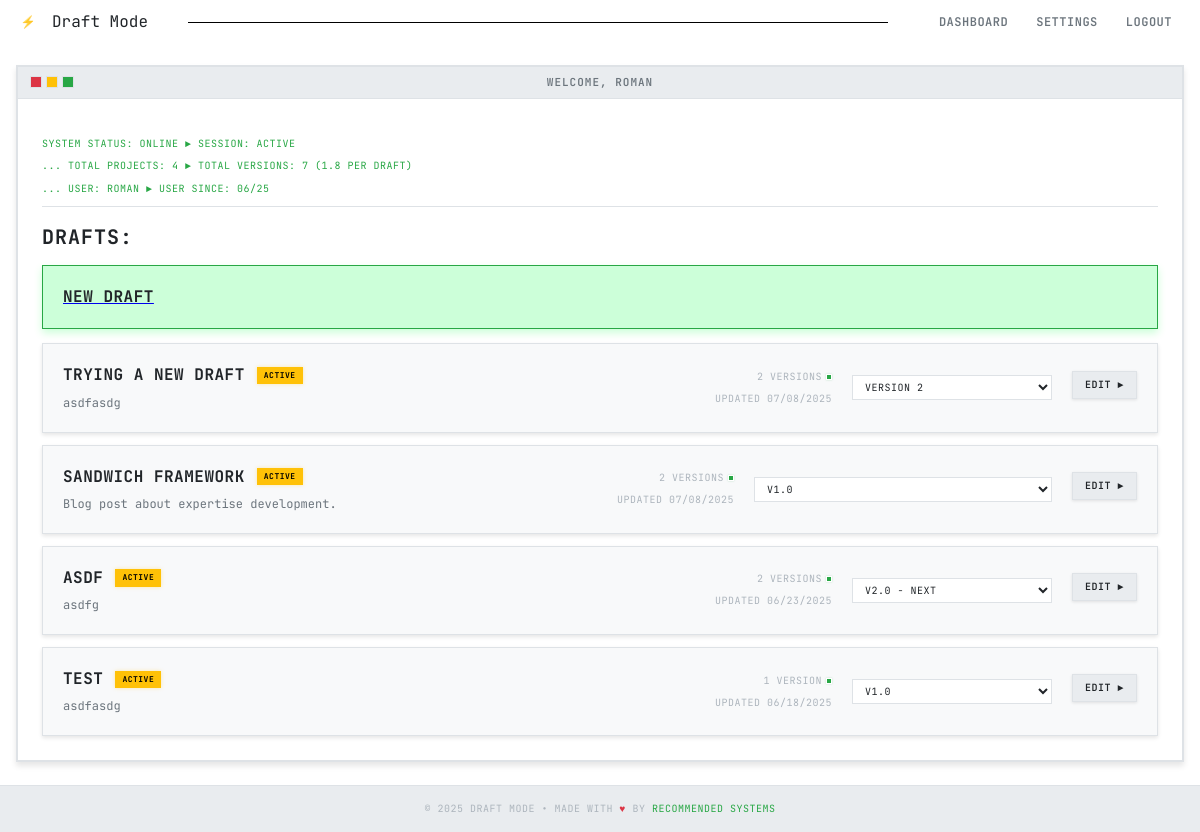
The page /dashboard (signed in) on the database as committed earlier.
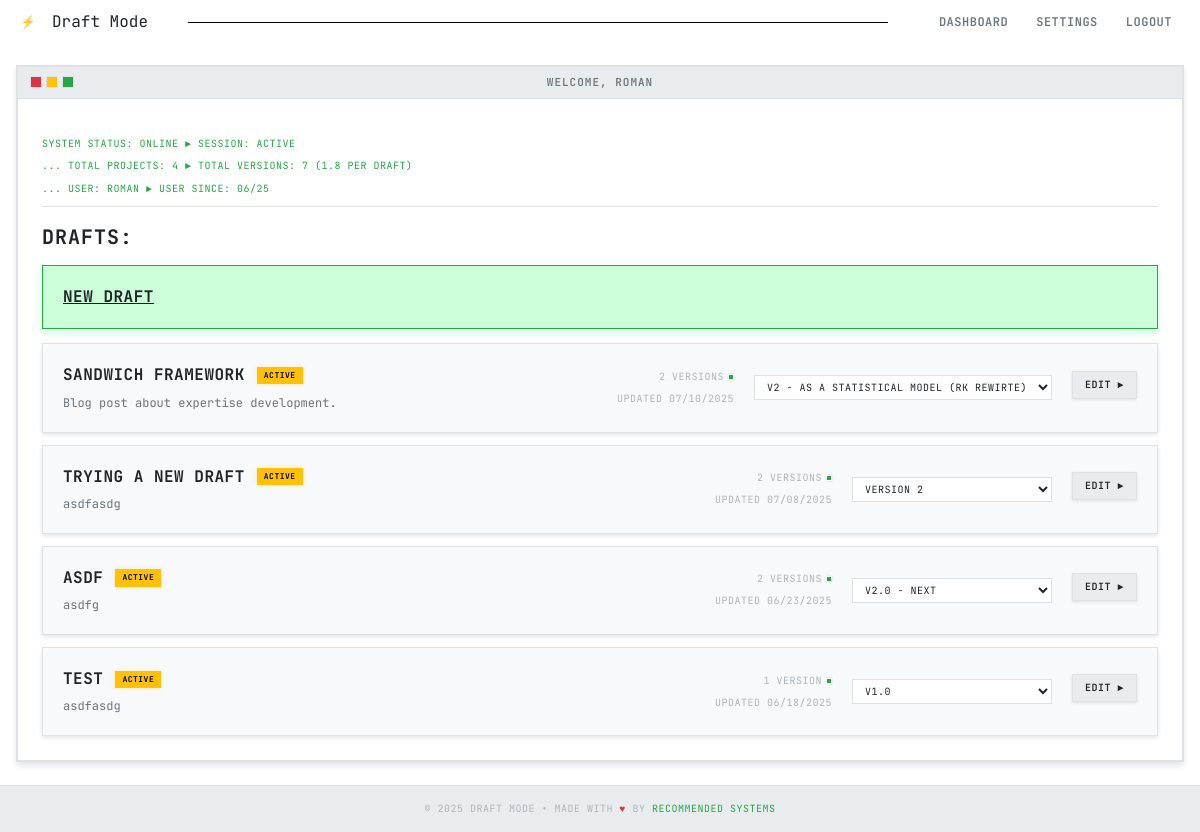
The same page on the database as committed later.
### models.py (models this page shows, shortened)
class User(db.Model):
    __tablename__ = 'users'
    id = db.Column(db.Integer, primary_key=True)
    name = db.Column(db.String(100), nullable=False)
    email = db.Column(db.String(120), unique=True, nullable=False, index=True)
    password_hash = db.Column(db.String(200), nullable=False)
    created_at = db.Column(db.DateTime, default=datetime.utcnow)
    updated_at = db.Column(db.DateTime, default=datetime.utcnow, onupdate=datetime.utcnow)
    blog_drafts = db.relationship('BlogDraft', backref='author', lazy=True, cascade='all, delete-orphan')
    @property
    def total_versions(self):
        return sum(len(draft.versions) for draft in self.blog_drafts)

class BlogDraft(db.Model):
    __tablename__ = 'blog_drafts'
    id = db.Column(db.Integer, primary_key=True)
    title = db.Column(db.String(200), nullable=False)
    description = db.Column(db.Text)
    user_id = db.Column(db.Integer, db.ForeignKey('users.id'), nullable=False)
    created_at = db.Column(db.DateTime, default=datetime.utcnow)
    updated_at = db.Column(db.DateTime, default=datetime.utcnow, onupdate=datetime.utcnow)
    versions = db.relationship('DraftVersion', backref='blog_draft', lazy=True, cascade='all, delete-orphan', order_by='DraftVersion.created_at.desc()')

### routes/main.py (the view)
@main_bp.route('/dashboard')
@login_required
def dashboard():
    user = get_current_user()
    drafts = BlogDraft.query.filter_by(user_id=user.id).order_by(BlogDraft.updated_at.desc()).all()
    return render_template('dashboard.html', user=user, drafts=drafts)

### templates/dashboard.html (shortened to what this page needs)
{% extends "base.html" %}
{% block window_title %}Welcome, {{ user.name }}{% endblock %}
{% block extra_css %}
<link rel="stylesheet" href="{{ url_for('static', filename='css/dashboard.css') }}">
{% endblock %}
{% block breadcrumb %}
<div class="breadcrumb">
    <span style="color: var(--accent-green); font-size: 10px; text-transform: uppercase; letter-spacing: 0.5px;">
        System Status: Online ► Session: Active <br>
        ... Total Projects: {{ drafts|length }} ► Total Versions: {% set total_versions = 0 %}
            {% for draft in drafts %}
                {% set total_versions = total_versions + draft.versions|length %}
            {% endfor %}
            {{ user.total_versions }}
            {% if drafts|length > 0 %}
                    ({{ "%.1f"|format(user.total_versions / drafts|length) }} per draft)
            {% endif %}<br>
        ... User: {{ user.name }} ► User Since: {{ user.created_at.strftime('%m/%y') }}
    </span>
</div>
{% endblock %}
{% block content %}
{% if drafts %}
<h2>DRAFTS:</h2>
    <div class="drafts-list">
        <a href="{{ url_for('drafts.create_draft') }}">
            <div class="draft-card active" style="background-color: rgba(0, 255, 65, 0.2);">
                <div class="draft-title">New Draft</div>
            </div>
        </a>
        {% for draft in drafts %}
        <div class="draft-card">
            <div class="draft-header">
                <div class="draft-title">
                    {{ draft.title }}
                    {% if draft.versions %}
                        {% set has_final = false %}
                        {% set has_review = false %}
                        {% set has_working = false %}
                        {% for version in draft.versions %}
                            {% if version.tag == 'final' %}
                                {% set has_final = true %}
                            {% elif version.tag == 'ready_for_review' %}
                                {% set has_review = true %}
                            {% elif version.tag == 'working' %}
                                {% set has_working = true %}
                            {% endif %}
                        {% endfor %}
                        {% if has_final %}
                            <span class="draft-status final">Final</span>
                        {% elif has_review %}
                            <span class="draft-status active" style="background: var(--accent-blue); box-shadow: 0 0 4px var(--accent-blue);">Review</span>
                        {% elif has_working %}
                            <span class="draft-status active" style="background: var(--accent-purple); box-shadow: 0 0 4px var(--accent-purple);">Working</span>
                        {% else %}
                            <span class="draft-status active">Active</span>
                        {% endif %}
                    {% else %}
                        <span class="draft-status empty">Empty</span>
                    {% endif %}
                </div>
                {% if draft.description %}
                    <div class="draft-description">{{ draft.description }}</div>
                {% else %}
                    <div class="draft-description" style="font-style: italic; color: var(--text-muted);">
                        No description provided
                    </div>
                {% endif %}
            </div>
            <div class="draft-meta">
                <div class="draft-versions">
                    <span>{{ draft.versions|length }} version{{ 's' if draft.versions|length != 1 else '' }}</span>
                    <div class="version-indicator"></div>
                </div>
                <div>Updated {{ draft.updated_at.strftime('%m/%d/%Y') }}</div>
            </div>
            <div class="draft-actions">
                {% if draft.versions|length > 0 %}
                    <select class="version-selector" onchange="editVersion({{ draft.id }}, this.value)">
                        {% for version in draft.versions %}
                            <option value="{{ version.id }}" {% if version.is_current %}selected{% endif %}>
                                {% if version.tag and version.tag != 'draft' %}
                                    {% if version.tag == 'final' %}
                                        {{ version.version_name }} [FINAL]
                                    {% elif version.tag == 'ready_for_review' %}
                                        {{ version.version_name }} [REVIEW]
                                    {% elif version.tag == 'working' %}
                                        {{ version.version_name }} [WORKING]
                                    {% else %}
                                        {{ version.version_name }}
                                    {% endif %}
                                {% else %}
                                    {{ version.version_name }}
                                {% endif %}
                            </option>
                        {% endfor %}
                    </select>
                {% endif %}
            </div>
            <div>
                <a href="{{ url_for('drafts.edit_draft', draft_id=draft.id) }}" class="btn edit-btn">
                    Edit ►
                </a>
            </div>
        </div>
        {% endfor %}
    </div>
{% else %}
    <div class="empty-state">
        <h3>No Drafts Found</h3>
        <p>Ready to start your first writing project?</p>
        <a href="{{ url_for("drafts.create_draft") }}" class="btn primary">Initialize First Draft</a>
    </div>
{% endif %}
{% endblock %}

### templates/base.html (shortened to what this page needs)
<!DOCTYPE html>
<html lang="en" data-theme="{{ session.get('theme', 'light') }}">
<head>
    <link rel="stylesheet" href="{{ url_for('static', filename='css/light-theme.css') }}">
    <link rel="stylesheet" href="{{ url_for('static', filename='css/base.css') }}">
    {% block extra_css %}{% endblock %}
</head>
<body>
    <nav class="top-nav">
        <div class="nav-container">
            <a href="{% if session.user_id %}{{ url_for('main.dashboard') }}{% else %}{{ url_for('main.index') }}{% endif %}" class="nav-brand">
                <div class="title-icon">⚡</div> Draft Mode
            </a>
            <div style="width:70%; display:flex;">
                <div style="height:1px; border-bottom:1px solid black; display:inline-flex; width:90%; margin: 0 auto;"></div>
            </div>
            <div class="nav-menu" id="navMenu">
                {% if session.user_id %}
                    <a href="{{ url_for('main.dashboard') }}" class="nav-link">Dashboard</a>
                    <a href="{{ url_for('settings.profile') }}" class="nav-link">Settings</a>
                    <a href="{{ url_for("auth.logout") }}" class="nav-link">Logout</a>
                {% else %}
                    <a href="{{ url_for("auth.login") }}" class="nav-link">Sign In</a>
                    <a href="{{ url_for("auth.signup") }}" class="nav-link primary">Sign Up</a>
                {% endif %}
            </div>
        </div>
    </nav>
    <div class="main-container">
        {% if request.endpoint != 'drafts.edit_draft' %}
        <div class="window">
            <div class="title-bar">
                <div class="window-controls">
                    <div class="window-control close"></div>
                    <div class="window-control minimize"></div>
                    <div class="window-control maximize"></div>
                </div>
                <div class="window-title">{% block window_title %}Draft Mode{% endblock %}</div>
            </div>
            <div class="content">
                {% block breadcrumb %}{% endblock %}
                {% block content %}{% endblock %}
            </div>
        </div>
        {% else %}
        {% block breadcrumb_editor %}{% endblock %}
        {% include 'partials/flash_messages.html' %}
        {% block editor_content %}{% endblock %}
        {% endif %}
    </div>
    <footer class="footer">
        <div>
            © 2025 Draft Mode • Made with <span class="footer-heart">♥</span> by
            <a href="#" target="_blank">Recommended Systems</a>
        </div>
    </footer>
</body>
</html>

### static/css/light-theme.css (style rules this page uses)
:root { --bg-primary: #ffffff; --bg-secondary: #f8f9fa; --bg-tertiary: #e9ecef; --text-primary: #212529; --text-secondary: #6c757d; --text-muted: #adb5bd; --border-primary: #dee2e6; --border-secondary: #ced4da; --accent-green: #28a745; --accent-red: #dc3545; --accent-yellow: #ffc107; --accent-blue: #007bff; --accent-purple: #6f42c1; --pixel-size: 2px; --glow-primary: 0 0 10px rgba(40, 167, 69, 0.3); --glow-secondary: 0 0 5px rgba(0, 123, 255, 0.3); --scan-lines: #ffffff; }
[data-theme="light"] .btn { background: var(--bg-tertiary); border: 1px solid var(--border-primary); color: var(--text-primary); box-shadow: 0 1px 3px rgba(0, 0, 0, 0.1); }
[data-theme="light"] .top-nav { background: var(--white); }
[data-theme="light"] .nav-link { color: var(--text-secondary); }
[data-theme="light"] input, [data-theme="light"] textarea, [data-theme="light"] select { background: #ffffff; border: 1px solid var(--border-primary); color: var(--text-primary); }
[data-theme="light"] .window { background: var(--bg-secondary); border: 2px solid var(--border-primary); box-shadow: inset 0 0 0 1px var(--border-secondary), 0 4px 6px rgba(0, 0, 0, 0.1); }
[data-theme="light"] .title-bar { background: var(--bg-tertiary); border-bottom: 1px solid var(--border-primary); }
[data-theme="light"] .content { background: var(--bg-primary); }
[data-theme="light"] .draft-card { background: var(--bg-secondary); border: 1px solid var(--border-primary); box-shadow: 0 2px 4px rgba(0, 0, 0, 0.1); }
[data-theme="light"] .draft-status.active { background: var(--accent-yellow); color: #000000; border-color: var(--accent-yellow); box-shadow: 0 0 4px rgba(255, 193, 7, 0.3); }
[data-theme="light"] .footer { background: var(--bg-tertiary); border-top: 1px solid var(--border-primary); }
[data-theme="light"] .breadcrumb { border-bottom: 1px solid var(--border-primary); }
[data-theme="light"] .version-indicator { background: var(--accent-green); border: 1px solid var(--bg-primary); box-shadow: 0 0 2px rgba(40, 167, 69, 0.3); }
[data-theme="light"] body { background-image: var(--scan-lines); }
[data-theme="light"] h1, [data-theme="light"] h2, [data-theme="light"] h3, [data-theme="light"] h4, [data-theme="light"] h5, [data-theme="light"] h6 { text-shadow: none; }

Rows that differ between the two databases and show on the page:
changed BlogDraft "SANDWICH FRAMEWORK": updated_at "07/08/2025" → "07/10/2025"; value "v1.0" → "V2 - As a Statistical Model (RK rewirte)"; moves up the list
